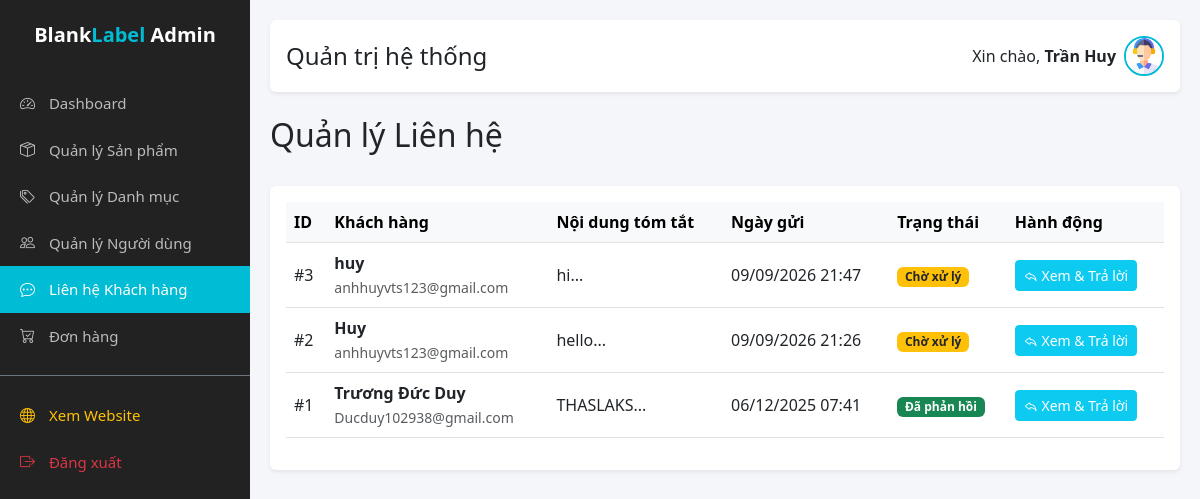
The page /admin/admin_contacts.php (signed in) on the database its author committed.
### tables this page shows
CREATE TABLE `lien_he` (
  `id` int(11) NOT NULL,
  `ho_ten` varchar(255) NOT NULL,
  `email` varchar(255) NOT NULL,
  `noi_dung` text NOT NULL,
  `trang_thai` varchar(50) DEFAULT 'Chờ xử lý',
  `phan_hoi` text DEFAULT NULL,
  `ngay_gui` datetime DEFAULT current_timestamp()
);

### admin/admin_contacts.php (the view)
<?php include 'includes/header.php'; ?>
<div class="d-flex justify-content-between align-items-center mb-4">
    <h2>Quản lý Liên hệ</h2>
</div>
<div class="card shadow-sm border-0">
    <div class="card-body">
        <div class="table-responsive">
            <table class="table table-hover align-middle">
                <thead class="table-light">
                    <tr>
                        <th>ID</th>
                        <th>Khách hàng</th>
                        <th>Nội dung tóm tắt</th>
                        <th>Ngày gửi</th>
                        <th>Trạng thái</th>
                        <th>Hành động</th>
                    </tr>
                </thead>
                <tbody>
                    <?php
                    $sql = "SELECT * FROM lien_he ORDER BY id DESC";
                    $result = $conn->query($sql);
                    if ($result && $result->num_rows > 0) {
                        while ($row = $result->fetch_assoc()) {
                            $status_class = ($row['trang_thai'] == 'Đã phản hồi') ? 'bg-success' : 'bg-warning text-dark';
                            echo "<tr>";
                            echo "<td>#" . $row['id'] . "</td>";
                            echo "<td>
                                    <strong>" . htmlspecialchars($row['ho_ten']) . "</strong><br>
                                    <small class='text-muted'>" . htmlspecialchars($row['email']) . "</small>
                                </td>";
                            echo "<td>" . mb_substr(htmlspecialchars($row['noi_dung']), 0, 50) . "...</td>";
                            echo "<td>" . date('d/m/Y H:i', strtotime($row['ngay_gui'])) . "</td>";
                            echo "<td><span class='badge $status_class'>" . $row['trang_thai'] . "</span></td>";
                            echo "<td>
                                    <a href='admin_contact_detail.php?id=" . $row['id'] . "' class='btn btn-sm btn-info text-white'>
                                        <i class='bi bi-reply'></i> Xem & Trả lời
                                    </a>
                                </td>";
                            echo "</tr>";
                        }
                    } else {
                        echo "<tr><td colspan='6' class='text-center'>Chưa có liên hệ nào.</td></tr>";
                    }
                    ?>
                </tbody>
            </table>
        </div>
    </div>
</div>
<?php include 'includes/footer.php'; ?>

### admin/includes/header.php (style rules this page uses)
:root { --primary-color: #00bcd4; --dark-bg: #222; }
body { background-color: #f4f6f9; }

### rows shown on the page
lien_he: id "3", ho_ten "huy", email "anhhuyvts123@gmail.com", noi_dung "hi", ngay_gui "09/09/2026 21:47", trang_thai "Chờ xử lý"
lien_he: id "2", ho_ten "Huy", email "anhhuyvts123@gmail.com", noi_dung "hello", ngay_gui "09/09/2026 21:26", trang_thai "Chờ xử lý"
lien_he: id "1", ho_ten "Trương Đức Duy", email "Ducduy102938@gmail.com", noi_dung "THASLAKS", ngay_gui "06/12/2025 07:41", trang_thai "Đã phản hồi"

### other values the page prints
$_SESSION['admin_name'] "Trần Huy"
